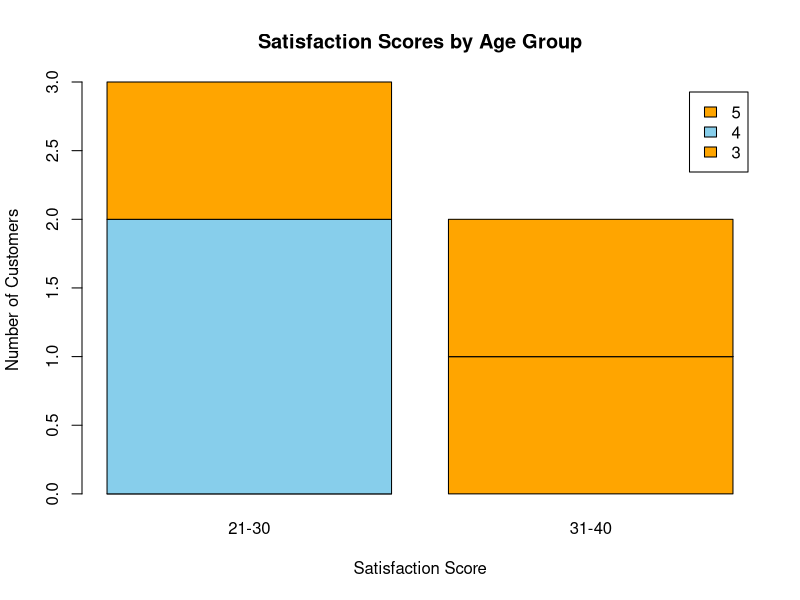

This chart was generated by the following R code:
# Dataset
Age <- c(25,30,35,28,40)
Score <- c(4,5,3,4,5)

# Age Groups
AgeGroup <- ifelse(Age <= 30, "21-30", "31-40")

# Frequency Table
data <- table(AgeGroup, Score)

# Stacked Bar Chart
barplot(t(data),
        beside = FALSE,
        col = c("orange","skyblue"),
        legend = rownames(t(data)),
        main = "Satisfaction Scores by Age Group",
        xlab = "Satisfaction Score",
        ylab = "Number of Customers")
